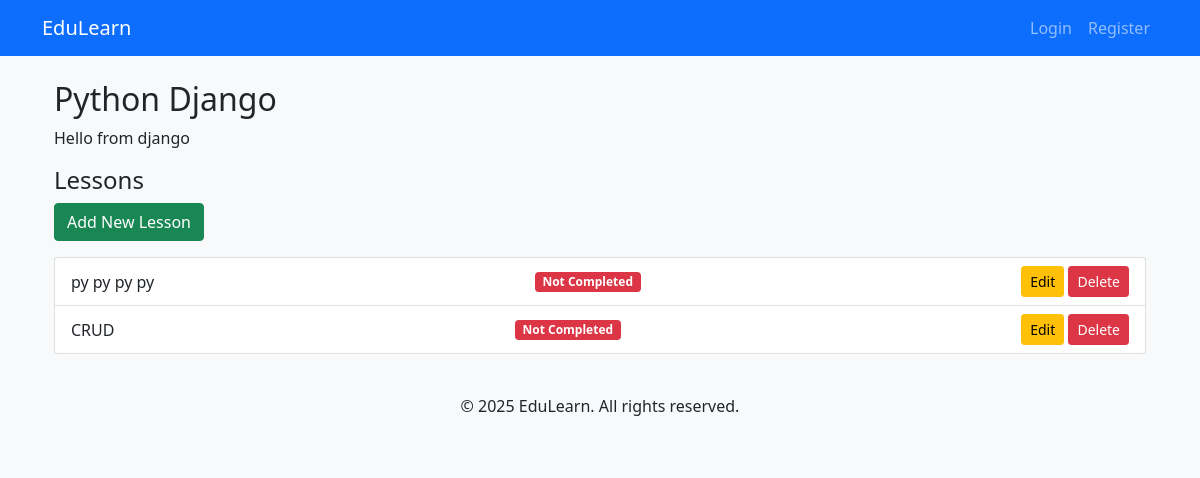
Screenshot of /3/ with the database file from the repository.
### courses/models.py (models this page shows, shortened)
class Course(models.Model):
    title = models.CharField(max_length=200)
    description = models.TextField()
    duration = models.IntegerField(help_text="Duration in hours")
    thumbnail = models.ImageField(
        upload_to='course_thumbnails/',  # Consistent folder name
        null=True,
        blank=True
    )
    created_at = models.DateTimeField(auto_now_add=True)

class Lesson(models.Model):
    course = models.ForeignKey(Course, on_delete=models.CASCADE, related_name='lessons')
    title = models.CharField(max_length=200)
    content = models.TextField()
    video_url = models.URLField(null=True, blank=True)
    completion_status = models.BooleanField(default=False)

### courses/views.py (the view)
# urls.py: path('<int:pk>/', CourseDetailView.as_view(), name='course_detail'),
class CourseDetailView(DetailView):
    model = Course
    template_name = 'courses/course_detail.html'
    context_object_name = 'course'

### courses/templates/courses/course_detail.html (shortened to what this page needs)
{% extends "courses/base.html" %}
{% block content %}
<div class="container mt-4">
    <h2>{{ course.title }}</h2>
    <p>{{ course.description }}</p>
    <h4>Lessons</h4>
    <a href="{% url 'lesson_create' %}" class="btn btn-success mb-3">Add New Lesson</a>
    <ul class="list-group">
        {% for lesson in course.lessons.all %}
            <li class="list-group-item d-flex justify-content-between align-items-center">
                {{ lesson.title }}
                {% if lesson in student.completed_lessons.all %}
                    <span class="badge bg-success">Completed</span>
                {% else %}
                    <span class="badge bg-danger">Not Completed</span>
                {% endif %}
                <div>
                    <a href="{% url 'lesson_update' lesson.id %}" class="btn btn-warning btn-sm">Edit</a>
                    <form action="{% url 'lesson_delete' lesson.id %}" method="post" style="display:inline;">
                        <button type="submit" class="btn btn-danger btn-sm" onclick="return confirm('Are you sure you want to delete this lesson?')">Delete</button>
                    </form>
                </div>
            </li>
        {% empty %}
            <li class="list-group-item text-center">No lessons available for this course.</li>
        {% endfor %}
    </ul>
</div>
{% endblock %}

### courses/templates/courses/base.html (style rules this page uses)
body { background-color: #f8f9fa; }

### rows the page displays
Course: title "Python Django", description "Hello from django"
Lesson: title "py py py py"
Lesson: title "CRUD"
